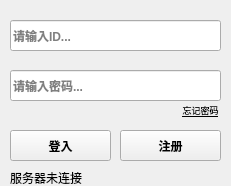
<?xml version="1.0" encoding="UTF-8"?>
<ui version="4.0">
 <class>Widget</class>
 <widget class="QWidget" name="Widget">
  <property name="enabled">
   <bool>true</bool>
  </property>
  <property name="geometry">
   <rect>
    <x>0</x>
    <y>0</y>
    <width>231</width>
    <height>186</height>
   </rect>
  </property>
  <property name="minimumSize">
   <size>
    <width>231</width>
    <height>179</height>
   </size>
  </property>
  <property name="windowTitle">
   <string>登入</string>
  </property>
  <widget class="QPushButton" name="button_login">
   <property name="geometry">
    <rect>
     <x>10</x>
     <y>130</y>
     <width>101</width>
     <height>31</height>
    </rect>
   </property>
   <property name="font">
    <font>
     <bold>true</bold>
    </font>
   </property>
   <property name="cursor">
    <cursorShape>OpenHandCursor</cursorShape>
   </property>
   <property name="text">
    <string>登入</string>
   </property>
   <property name="autoRepeat">
    <bool>false</bool>
   </property>
   <property name="autoDefault">
    <bool>false</bool>
   </property>
   <property name="default">
    <bool>false</bool>
   </property>
   <property name="flat">
    <bool>false</bool>
   </property>
  </widget>
  <widget class="QLineEdit" name="input_box_id">
   <property name="geometry">
    <rect>
     <x>10</x>
     <y>20</y>
     <width>211</width>
     <height>31</height>
    </rect>
   </property>
   <property name="font">
    <font>
     <bold>true</bold>
    </font>
   </property>
   <property name="autoFillBackground">
    <bool>false</bool>
   </property>
   <property name="placeholderText">
    <string>请输入ID...</string>
   </property>
  </widget>
  <widget class="QLineEdit" name="input_box_pwd">
   <property name="geometry">
    <rect>
     <x>10</x>
     <y>70</y>
     <width>211</width>
     <height>31</height>
    </rect>
   </property>
   <property name="font">
    <font>
     <bold>true</bold>
    </font>
   </property>
   <property name="autoFillBackground">
    <bool>false</bool>
   </property>
   <property name="readOnly">
    <bool>false</bool>
   </property>
   <property name="placeholderText">
    <string>请输入密码...</string>
   </property>
  </widget>
  <widget class="QLabel" name="tip_id_not_null">
   <property name="geometry">
    <rect>
     <x>20</x>
     <y>0</y>
     <width>121</width>
     <height>16</height>
    </rect>
   </property>
   <property name="textFormat">
    <enum>Qt::TextFormat::PlainText</enum>
   </property>
  </widget>
  <widget class="QLabel" name="tip_pwd_not_null">
   <property name="geometry">
    <rect>
     <x>20</x>
     <y>50</y>
     <width>121</width>
     <height>16</height>
    </rect>
   </property>
   <property name="textFormat">
    <enum>Qt::TextFormat::PlainText</enum>
   </property>
  </widget>
  <widget class="QPushButton" name="button_reg">
   <property name="geometry">
    <rect>
     <x>120</x>
     <y>130</y>
     <width>101</width>
     <height>31</height>
    </rect>
   </property>
   <property name="font">
    <font>
     <bold>true</bold>
    </font>
   </property>
   <property name="cursor">
    <cursorShape>OpenHandCursor</cursorShape>
   </property>
   <property name="text">
    <string>注册</string>
   </property>
   <property name="autoRepeat">
    <bool>false</bool>
   </property>
   <property name="autoDefault">
    <bool>false</bool>
   </property>
   <property name="default">
    <bool>false</bool>
   </property>
   <property name="flat">
    <bool>false</bool>
   </property>
  </widget>
  <widget class="QPushButton" name="button_pwd_fgt">
   <property name="geometry">
    <rect>
     <x>170</x>
     <y>100</y>
     <width>61</width>
     <height>20</height>
    </rect>
   </property>
   <property name="font">
    <font>
     <pointsize>7</pointsize>
     <bold>false</bold>
     <underline>true</underline>
    </font>
   </property>
   <property name="cursor">
    <cursorShape>OpenHandCursor</cursorShape>
   </property>
   <property name="text">
    <string>忘记密码</string>
   </property>
   <property name="autoRepeat">
    <bool>false</bool>
   </property>
   <property name="autoDefault">
    <bool>false</bool>
   </property>
   <property name="default">
    <bool>false</bool>
   </property>
   <property name="flat">
    <bool>true</bool>
   </property>
  </widget>
  <widget class="QLabel" name="label_tip_status">
   <property name="geometry">
    <rect>
     <x>10</x>
     <y>170</y>
     <width>101</width>
     <height>16</height>
    </rect>
   </property>
   <property name="text">
    <string>服务器未连接</string>
   </property>
  </widget>
 </widget>
 <resources/>
 <connections/>
</ui>
